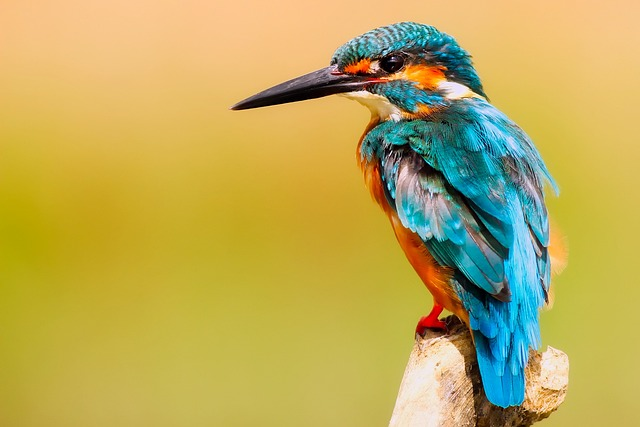
#> input picture data/bird.jpg, 640 x 427 px
$ python adaptivethreshold.py
#> lines starting #> are read from the running program, lines starting #| are printed output that depends on the picture; after the words box and inside, x2 and y2 are one past the last pixel; in counts of white or black regions, pixels touching at a corner belong together
import os
import cv2

img=cv2.imread(os.path.join(".","data","bird.jpg"))
#> img is the input picture: shape (427, 640, 3); mean B, G, R 89.7, 171.4, 188.7

img_gray=cv2.cvtColor(img,cv2.COLOR_BGR2GRAY)
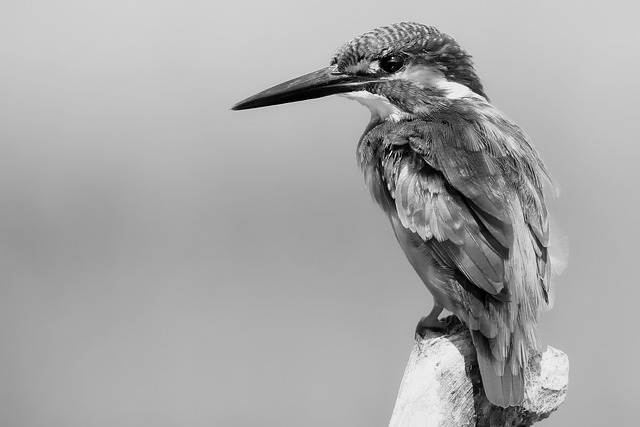
#> img_gray: shape (427, 640); min 0, max 251, mean 167.2

thresh=cv2.adaptiveThreshold(img_gray,255,cv2.ADAPTIVE_THRESH_GAUSSIAN_C,cv2.THRESH_BINARY,11,2)
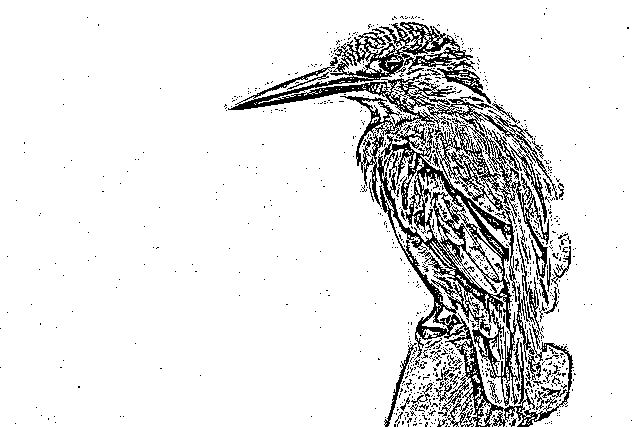
#> thresh: shape (427, 640); 89% white; black in thin lines or dots
#the other parameter remain contant for all adaptive thresholds.
#to smooth the image
thresh=cv2.medianBlur(thresh,3)
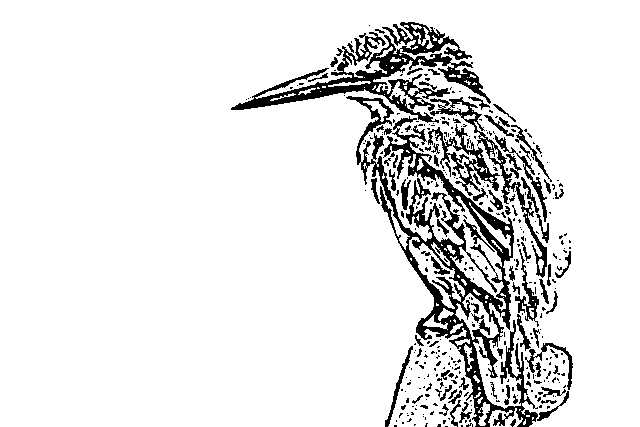
#> thresh: shape (427, 640); 89.9% white; 383 black regions (300 under 20 px), largest, box (x1, y1, x2, y2) and area: (346, 96, 538, 427) 11144, (231, 22, 491, 123) 6135, (430, 97, 547, 278) 1561
cv2.imshow("thresh",thresh)
cv2.imshow("grayscale",img_gray)
cv2.waitKey(0)
